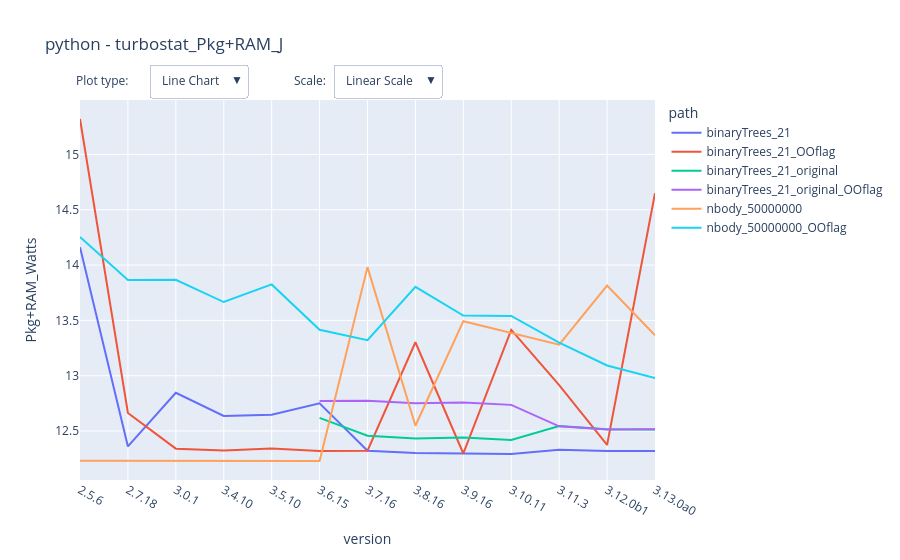

Source (notebook cell):
### Code cell
two_plots(df_turbostat, "Energy Consumption (Pkg + RAM)",
                    filename_plot="turbostat_Pkg+RAM_J", 
                    x_data="version", 
                    y_data="Pkg+RAM_Watts", 
                    color_data="path",
                    type="lineTurbo")

### Figure 1 — Plotly figure (JSON) as saved in the notebook; plotly's stock layout.template omitted (floating-point values rounded to 4 significant figures)
{"data": [{"hovertemplate": "path=binaryTrees_21<br>version=%{x}<br>Pkg+RAM_Watts=%{y}<extra></extra>", "legendgroup": "binaryTrees_21", "line": {"color": "#636efa", "dash": "solid"}, "marker": {"symbol": "circle"}, "mode": "lines", "name": "binaryTrees_21", "orientation": "v", "showlegend": true, "textposition": "bottom right", "type": "scatter", "x": ["2.5.6", "2.7.18", "3.0.1", "3.4.10", "3.5.10", "3.6.15", "3.7.16", "3.8.16", "3.9.16", "3.10.11", "3.11.3", "3.12.0b1", "3.13.0a0"], "xaxis": "x", "y": [14.16, 12.36, 12.85, 12.64, 12.65, 12.75, 12.32, 12.3, 12.3, 12.29, 12.33, 12.32, 12.32], "yaxis": "y"}, {"hovertemplate": "path=binaryTrees_21_OOflag<br>version=%{x}<br>Pkg+RAM_Watts=%{y}<extra></extra>", "legendgroup": "binaryTrees_21_OOflag", "line": {"color": "#EF553B", "dash": "solid"}, "marker": {"symbol": "circle"}, "mode": "lines", "name": "binaryTrees_21_OOflag", "orientation": "v", "showlegend": true, "textposition": "bottom right", "type": "scatter", "x": ["2.5.6", "2.7.18", "3.0.1", "3.4.10", "3.5.10", "3.6.15", "3.7.16", "3.8.16", "3.9.16", "3.10.11", "3.11.3", "3.12.0b1", "3.13.0a0"], "xaxis": "x", "y": [15.32, 12.66, 12.34, 12.32, 12.34, 12.32, 12.32, 13.3, 12.3, 13.42, 12.91, 12.37, 14.65], "yaxis": "y"}, {"hovertemplate": "path=binaryTrees_21_original<br>version=%{x}<br>Pkg+RAM_Watts=%{y}<extra></extra>", "legendgroup": "binaryTrees_21_original", "line": {"color": "#00cc96", "dash": "solid"}, "marker": {"symbol": "circle"}, "mode": "lines", "name": "binaryTrees_21_original", "orientation": "v", "showlegend": true, "textposition": "bottom right", "type": "scatter", "x": ["3.6.15", "3.7.16", "3.8.16", "3.9.16", "3.10.11", "3.11.3", "3.12.0b1", "3.13.0a0"], "xaxis": "x", "y": [12.62, 12.46, 12.43, 12.44, 12.42, 12.55, 12.52, 12.51], "yaxis": "y"}, {"hovertemplate": "path=binaryTrees_21_original_OOflag<br>version=%{x}<br>Pkg+RAM_Watts=%{y}<extra></extra>", "legendgroup": "binaryTrees_21_original_OOflag", "line": {"color": "#ab63fa", "dash": "solid"}, "marker": {"symbol": "circle"}, "mode": "lines", "name": "binaryTrees_21_original_OOflag", "orientation": "v", "showlegend": true, "textposition": "bottom right", "type": "scatter", "x": ["3.6.15", "3.7.16", "3.8.16", "3.9.16", "3.10.11", "3.11.3", "3.12.0b1", "3.13.0a0"], "xaxis": "x", "y": [12.77, 12.77, 12.75, 12.76, 12.74, 12.54, 12.51, 12.52], "yaxis": "y"}, {"hovertemplate": "path=nbody_50000000<br>version=%{x}<br>Pkg+RAM_Watts=%{y}<extra></extra>", "legendgroup": "nbody_50000000", "line": {"color": "#FFA15A", "dash": "solid"}, "marker": {"symbol": "circle"}, "mode": "lines", "name": "nbody_50000000", "orientation": "v", "showlegend": true, "textposition": "bottom right", "type": "scatter", "x": ["2.5.6", "2.7.18", "3.0.1", "3.4.10", "3.5.10", "3.6.15", "3.7.16", "3.8.16", "3.9.16", "3.10.11", "3.11.3", "3.12.0b1", "3.13.0a0"], "xaxis": "x", "y": [12.23, 12.23, 12.23, 12.23, 12.23, 12.23, 13.98, 12.55, 13.49, 13.39, 13.28, 13.81, 13.37], "yaxis": "y"}, {"hovertemplate": "path=nbody_50000000_OOflag<br>version=%{x}<br>Pkg+RAM_Watts=%{y}<extra></extra>", "legendgroup": "nbody_50000000_OOflag", "line": {"color": "#19d3f3", "dash": "solid"}, "marker": {"symbol": "circle"}, "mode": "lines", "name": "nbody_50000000_OOflag", "orientation": "v", "showlegend": true, "textposition": "bottom right", "type": "scatter", "x": ["2.5.6", "2.7.18", "3.0.1", "3.4.10", "3.5.10", "3.6.15", "3.7.16", "3.8.16", "3.9.16", "3.10.11", "3.11.3", "3.12.0b1", "3.13.0a0"], "xaxis": "x", "y": [14.25, 13.87, 13.87, 13.67, 13.83, 13.42, 13.32, 13.8, 13.54, 13.54, 13.3, 13.09, 12.98], "yaxis": "y"}], "layout": {"annotations": [{"align": "left", "showarrow": false, "text": "Plot type:", "x": -0.01, "xref": "paper", "y": 1.08, "yref": "paper"}, {"showarrow": false, "text": "Scale:", "x": 0.4, "xref": "paper", "y": 1.08, "yref": "paper"}], "hovermode": "x unified", "legend": {"title": {"text": "path"}, "tracegroupgap": 0}, "title": {"text": "python - turbostat_Pkg+RAM_J"}, "updatemenus": [{"buttons": [{"args": [{"type": "line"}], "label": "Line Chart", "method": "restyle"}, {"args": [{"type": "bar"}], "label": "Bar Chart", "method": "restyle"}], "direction": "down", "pad": {"r": 10, "t": 10}, "type": "dropdown", "x": 0.12, "xanchor": "left", "y": 1.12, "yanchor": "top"}, {"buttons": [{"args": [{"yaxis.type": "linear"}], "label": "Linear Scale", "method": "relayout"}, {"args": [{"yaxis.type": "log"}], "label": "Log Scale", "method": "relayout"}], "direction": "down", "pad": {"r": 10, "t": 10}, "type": "dropdown", "x": 0.44, "xanchor": "left", "y": 1.12, "yanchor": "top"}], "xaxis": {"anchor": "y", "domain": [0, 1], "title": {"text": "version"}}, "yaxis": {"anchor": "x", "domain": [0, 1], "title": {"text": "Pkg+RAM_Watts"}}}}
